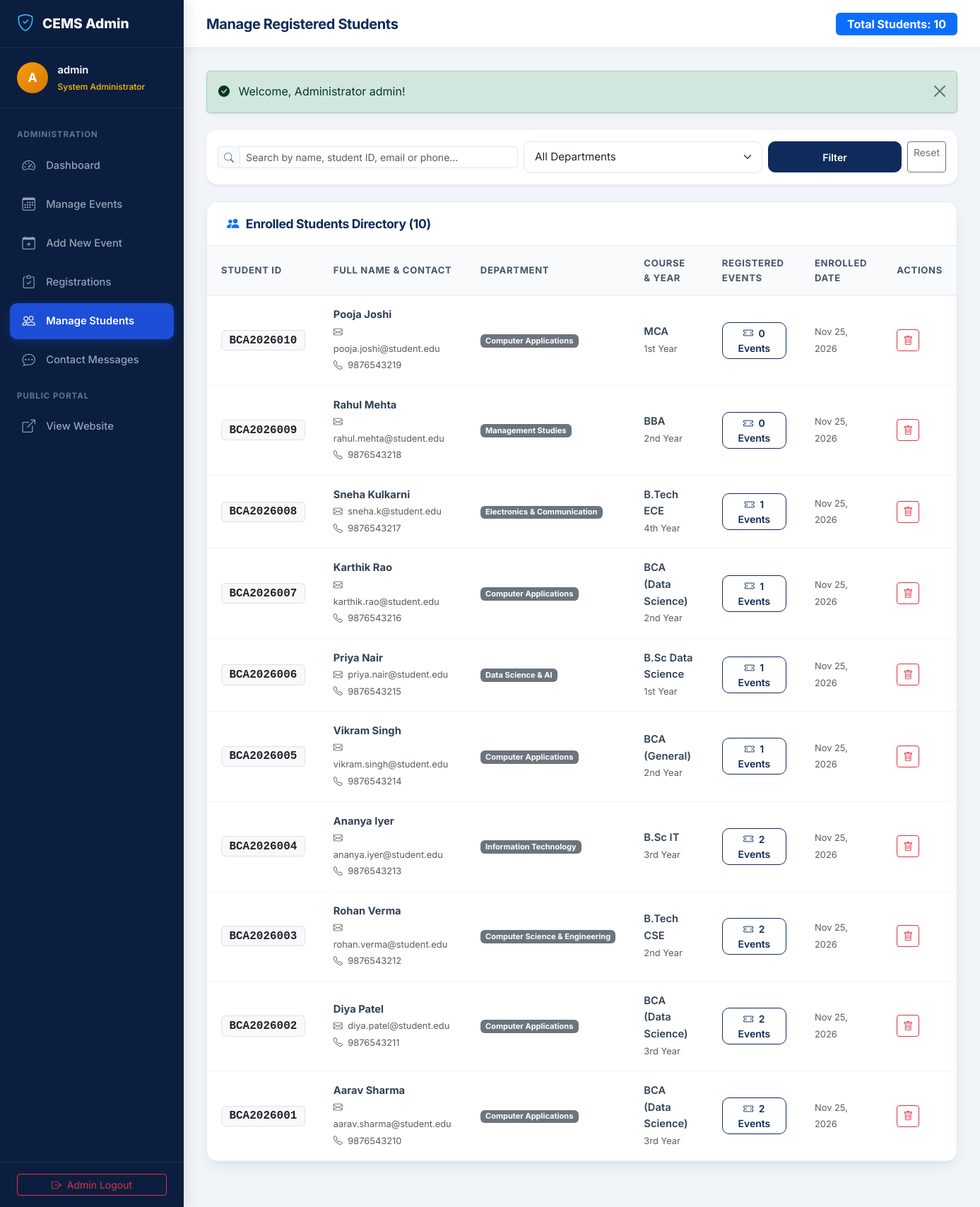
The app's page /admin/manage_students.php (signed in) with its own data.
### tables this page shows
CREATE TABLE `students` (
  `student_id` VARCHAR(50) NOT NULL PRIMARY KEY,
  `name` VARCHAR(100) NOT NULL,
  `email` VARCHAR(100) NOT NULL UNIQUE,
  `phone` VARCHAR(20) NOT NULL,
  `department` VARCHAR(100) NOT NULL,
  `course` VARCHAR(50) NOT NULL,
  `year` VARCHAR(20) NOT NULL,
  `password` VARCHAR(255) NOT NULL,
  `created_at` TIMESTAMP DEFAULT CURRENT_TIMESTAMP
);

### includes/auth.php (called while the page is built, shortened)
<?php
function isAdminLoggedIn(): bool {
    return isset($_SESSION['user_type']) && $_SESSION['user_type'] === 'admin' && !empty($_SESSION['admin_id']);
}
function getLoggedInAdmin(): ?array {
    return [
        'admin_id' => $_SESSION['admin_id'] ?? null,
        'username' => $_SESSION['admin_username'] ?? '',
        'email'    => $_SESSION['admin_email'] ?? ''
    ];
}
function e(?string $string): string {
    return htmlspecialchars((string)$string, ENT_QUOTES, 'UTF-8');
}
function getFlash(): ?array {
    if (isset($_SESSION['flash'])) {
        $flash = $_SESSION['flash'];
        return $flash;
    }
    return null;
}
function formatDate(string $dateStr): string {
    $timestamp = strtotime($dateStr);
    return $timestamp ? date('M d, Y', $timestamp) : $dateStr;
}

### admin/manage_students.php (the view, shortened to what this page needs)
<?php
require_once __DIR__ . '/../includes/header.php';
$admin = getLoggedInAdmin();
$pdo = getDBConnection();
$search = trim($_GET['search'] ?? '');
$query = "
    SELECT s.*, COUNT(r.registration_id) as total_events_registered
    FROM students s
    LEFT JOIN registrations r ON s.student_id = r.student_id
    WHERE 1=1
";
$params = [];
$query .= " GROUP BY s.student_id ORDER BY s.created_at DESC";
$students = [];
try {
    $stmt = $pdo->prepare($query);
    $stmt->execute($params);
    $students = $stmt->fetchAll();
} catch (Exception $e) {
    $errorMsg = $e->getMessage();
}
?>
<div class="dashboard-wrapper">
    <aside class="dashboard-sidebar">
        <div class="sidebar-brand">
            <i class="bi bi-shield-check"></i>
            <span>CEMS Admin</span>
        </div>
        <div class="sidebar-user">
            <div class="user-avatar" style="background: linear-gradient(135deg, #f59e0b 0%, #d97706 100%);">
                <?= strtoupper(substr($admin['username'] ?? 'A', 0, 1)); ?>
            </div>
            <div class="user-info text-truncate" style="max-width: 160px;">
                <div class="name text-truncate"><?= e($admin['username']); ?></div>
                <div class="role text-warning">System Administrator</div>
            </div>
        </div>
        <ul class="sidebar-menu">
            <li class="menu-header">Administration</li>
            <li class="nav-item">
                <a class="nav-link" href="dashboard.php">
                    <i class="bi bi-speedometer2"></i> Dashboard
                </a>
            </li>
            <li class="nav-item">
                <a class="nav-link" href="manage_events.php">
                    <i class="bi bi-calendar3"></i> Manage Events
                </a>
            </li>
            <li class="nav-item">
                <a class="nav-link" href="add_event.php">
                    <i class="bi bi-calendar-plus"></i> Add New Event
                </a>
            </li>
            <li class="nav-item">
                <a class="nav-link" href="manage_registrations.php">
                    <i class="bi bi-clipboard-check"></i> Registrations
                </a>
            </li>
            <li class="nav-item">
                <a class="nav-link active" href="manage_students.php">
                    <i class="bi bi-people"></i> Manage Students
                </a>
            </li>
            <li class="nav-item">
                <a class="nav-link" href="contact_messages.php">
                    <i class="bi bi-chat-dots"></i> Contact Messages
                </a>
            </li>
            <li class="menu-header">Public Portal</li>
            <li class="nav-item">
                <a class="nav-link" href="../index.php" target="_blank">
                    <i class="bi bi-box-arrow-up-right"></i> View Website
                </a>
            </li>
        </ul>
        <div class="sidebar-footer">
            <a href="../logout.php" class="btn btn-outline-danger w-100 btn-sm">
                <i class="bi bi-box-arrow-right me-1"></i> Admin Logout
            </a>
        </div>
    </aside>
    <div class="dashboard-main">
        <header class="dashboard-topbar">
            <div class="d-flex align-items-center gap-3">
                <h1 class="topbar-title">Manage Registered Students</h1>
            </div>
            <div class="d-flex align-items-center gap-2">
                <span class="badge bg-primary fs-6 px-3 py-2">Total Students: <?= count($students); ?></span>
            </div>
        </header>
        <main class="dashboard-content">
            <?php $flash = getFlash(); if ($flash): ?>
                <div class="alert alert-<?= e($flash['type']); ?> alert-dismissible fade show shadow-sm mb-4" role="alert">
                    <i class="bi bi-check-circle-fill me-2"></i> <?= e($flash['message']); ?>
                    <button type="button" class="btn-close" data-bs-dismiss="alert"></button>
                </div>
            <?php endif; ?>
            <div class="card border-0 shadow-sm rounded-4 mb-4 bg-white">
                <div class="card-body p-3">
                    <form method="GET" action="manage_students.php" class="row g-2 align-items-center">
                        <div class="col-md-5">
                            <div class="input-group input-group-sm">
                                <span class="input-group-text"><i class="bi bi-search"></i></span>
                                <input type="text" name="search" class="form-control" placeholder="Search by name, student ID, email or phone..." value="<?= e($search); ?>">
                            </div>
                        </div>
                        <div class="col-md-4">
                            <select name="department" class="form-select form-select-sm">
                                <option value="">All Departments</option>
                            </select>
                        </div>
                        <div class="col-md-3 d-flex gap-2">
                            <button type="submit" class="btn btn-primary btn-sm px-3 flex-grow-1">Filter</button>
                            <a href="manage_students.php" class="btn btn-outline-secondary btn-sm">Reset</a>
                        </div>
                    </form>
                </div>
            </div>
            <div class="content-card">
                <div class="content-card-header">
                    <h3 class="content-card-title">
                        <i class="bi bi-people-fill text-primary"></i> Enrolled Students Directory (<?= count($students); ?>)
                    </h3>
                </div>
                <div class="content-card-body p-0">
                    <?php if (!empty($students)): ?>
                        <div class="table-responsive">
                            <table class="table-custom">
                                <thead>
                                    <tr>
                                        <th>Student ID</th>
                                        <th>Full Name & Contact</th>
                                        <th>Department</th>
                                        <th>Course & Year</th>
                                        <th>Registered Events</th>
                                        <th>Enrolled Date</th>
                                        <th>Actions</th>
                                    </tr>
                                </thead>
                                <tbody>
                                    <?php foreach ($students as $st): ?>
                                        <tr>
                                            <td>
                                                <span class="badge bg-light text-dark border font-monospace fs-6">
                                                    <?= e($st['student_id']); ?>
                                                </span>
                                            </td>
                                            <td>
                                                <strong><?= e($st['name']); ?></strong><br>
                                                <small class="text-muted"><i class="bi bi-envelope me-1"></i> <?= e($st['email']); ?></small><br>
                                                <small class="text-muted"><i class="bi bi-telephone me-1"></i> <?= e($st['phone']); ?></small>
                                            </td>
                                            <td>
                                                <span class="badge bg-secondary"><?= e($st['department']); ?></span>
                                            </td>
                                            <td>
                                                <div class="fw-semibold"><?= e($st['course']); ?></div>
                                                <small class="text-muted"><?= e($st['year']); ?></small>
                                            </td>
                                            <td>
                                                <button type="button" class="btn btn-sm btn-outline-primary"
                                                        data-bs-toggle="modal" data-bs-target="#studentModal<?= preg_replace('/[^a-zA-Z0-9]/', '', $st['student_id']); ?>">
                                                    <i class="bi bi-ticket-perforated me-1"></i> <?= $st['total_events_registered']; ?> Events
                                                </button>
                                            </td>
                                            <td>
                                                <small class="text-muted"><?= formatDate($st['created_at']); ?></small>
                                            </td>
                                            <td>
                                                <form method="POST" action="manage_students.php" class="d-inline">
                                                    <button type="submit" class="btn btn-sm btn-outline-danger"
                                                            data-confirm="Are you sure you want to delete student '<?= e($st['name']); ?>' (<?= e($st['student_id']); ?>)? All their event registrations will be removed." title="Delete Student Record">
                                                        <i class="bi bi-trash"></i>
                                                    </button>
                                                </form>
                                            </td>
                                        </tr>
                                    <?php endforeach; ?>
                                </tbody>
                            </table>
                        </div>
                    <?php endif; ?>
                </div>
            </div>
        </main>
    </div>
</div>
</body>
</html>

### assets/css/style.css (style rules this page uses)
:root { --primary-color: #0f2b5c; --primary-hover: #0a1e40; --secondary-color: #0284c7; --secondary-hover: #0369a1; --accent-color: #f59e0b; --bg-light: #f8fafc; --bg-white: #ffffff; --text-dark: #1e293b; --text-muted: #64748b; --border-color: #e2e8f0; --card-shadow: 0 10px 25px -5px rgba(15, 43, 92, 0.07), 0 8px 10px -6px rgba(15, 43, 92, 0.05); --card-hover-shadow: 0 20px 30px -10px rgba(15, 43, 92, 0.15); --transition: all 0.25s cubic-bezier(0.4, 0, 0.2, 1); --radius-sm: 6px; --radius-md: 10px; --radius-lg: 16px; --radius-xl: 24px; }
body { font-family: 'Inter', -apple-system, BlinkMacSystemFont, "Segoe UI", Roboto, "Helvetica Neue", Arial, sans-serif; color: var(--text-dark); background-color: var(--bg-light); line-height: 1.6; min-height: 100vh; display: flex; flex-direction: column; }
main { flex: 1 0 auto; }
h1, h2, h3, h4, h5, h6 { font-weight: 700; color: var(--primary-color); letter-spacing: -0.02em; }
a { text-decoration: none; transition: var(--transition); }
.btn-primary { background-color: var(--primary-color); border-color: var(--primary-color); color: #ffffff; font-weight: 600; padding: 0.65rem 1.4rem; border-radius: var(--radius-md); transition: var(--transition); }
.btn-outline-primary { color: var(--primary-color); border-color: var(--primary-color); font-weight: 600; border-radius: var(--radius-md); }
.form-control, .form-select { border-radius: var(--radius-md); border: 1.5px solid var(--border-color); padding: 0.65rem 0.95rem; font-size: 0.95rem; transition: var(--transition); }
.input-group-text { border-radius: var(--radius-md); border: 1.5px solid var(--border-color); background-color: #f8fafc; color: #64748b; }

### records on screen
students: student_id "BCA2026010", name "Pooja Joshi", email "pooja.joshi@student.edu", phone "9876543219", department "Computer Applications", course "MCA", year "1st Year", total_events_registered "0", created_at "Nov 25, 2026"
students: student_id "BCA2026009", name "Rahul Mehta", email "rahul.mehta@student.edu", phone "9876543218", department "Management Studies", course "BBA", year "2nd Year", total_events_registered "0", created_at "Nov 25, 2026"
students: student_id "BCA2026008", name "Sneha Kulkarni", email "sneha.k@student.edu", phone "9876543217", department "Electronics & Communication", course "B.Tech ECE", year "4th Year", total_events_registered "1", created_at "Nov 25, 2026"
students: student_id "BCA2026007", name "Karthik Rao", email "karthik.rao@student.edu", phone "9876543216", department "Computer Applications", course "BCA (Data Science)", year "2nd Year", total_events_registered "1", created_at "Nov 25, 2026"
students: student_id "BCA2026006", name "Priya Nair", email "priya.nair@student.edu", phone "9876543215", department "Data Science & AI", course "B.Sc Data Science", year "1st Year", total_events_registered "1", created_at "Nov 25, 2026"
students: student_id "BCA2026005", name "Vikram Singh", email "vikram.singh@student.edu", phone "9876543214", department "Computer Applications", course "BCA (General)", year "2nd Year", total_events_registered "1", created_at "Nov 25, 2026"
students: student_id "BCA2026004", name "Ananya Iyer", email "ananya.iyer@student.edu", phone "9876543213", department "Information Technology", course "B.Sc IT", year "3rd Year", total_events_registered "2", created_at "Nov 25, 2026"
students: student_id "BCA2026003", name "Rohan Verma", email "rohan.verma@student.edu", phone "9876543212", department "Computer Science & Engineering", course "B.Tech CSE", year "2nd Year", total_events_registered "2", created_at "Nov 25, 2026"
students: student_id "BCA2026002", name "Diya Patel", email "diya.patel@student.edu", phone "9876543211", department "Computer Applications", course "BCA (Data Science)", year "3rd Year", total_events_registered "2", created_at "Nov 25, 2026"
students: student_id "BCA2026001", name "Aarav Sharma", email "aarav.sharma@student.edu", phone "9876543210", department "Computer Applications", course "BCA (Data Science)", year "3rd Year", total_events_registered "2", created_at "Nov 25, 2026"

### other values on screen
substr($admin['username'] ?? 'A', 0, 1) "A"
$admin['username'] "admin"
count($students) "10"
$flash['message'] "Welcome, Administrator admin!"
